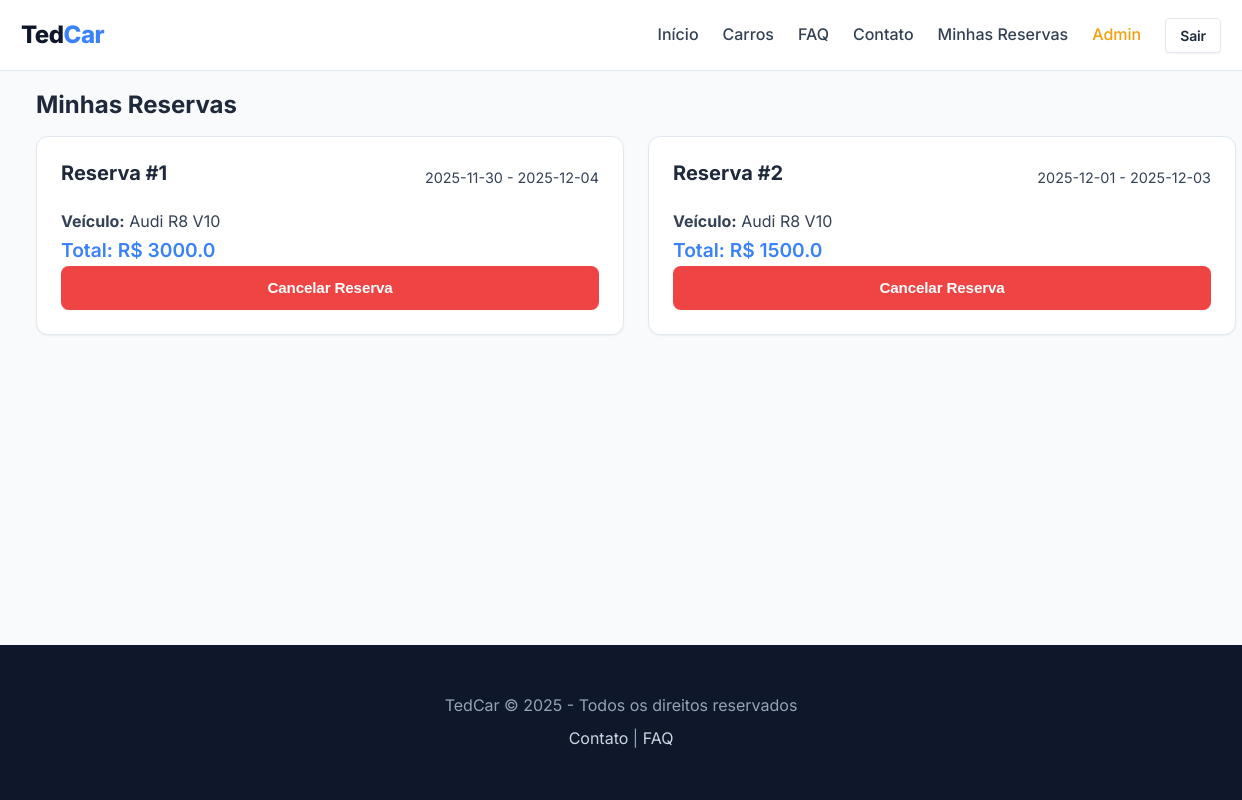
Page /my_reservations (signed in) on the committed database.
### tedcar_2.0/app.py (models this page shows)
class Reservation(db.Model):
    id = db.Column(db.Integer, primary_key=True)
    car_id = db.Column(db.Integer, db.ForeignKey('car.id'), nullable=False)
    user_id = db.Column(db.Integer, db.ForeignKey('user.id'), nullable=False)
    start_date = db.Column(db.String(20), nullable=False)
    end_date = db.Column(db.String(20), nullable=False)
    total_price = db.Column(db.Float, nullable=False)
    status = db.Column(db.String(20), default='pending') # pending, active, completed, cancelled
    created_at = db.Column(db.DateTime, default=datetime.utcnow)
    car = db.relationship('Car')
    user = db.relationship('User')

class Car(db.Model):
    id = db.Column(db.Integer, primary_key=True)
    brand = db.Column(db.String(100), nullable=False)
    model = db.Column(db.String(100), nullable=False)
    plate = db.Column(db.String(20), nullable=True) # New
    year = db.Column(db.Integer, nullable=True) # New
    km = db.Column(db.Float, nullable=True) # New
    status = db.Column(db.String(20), default='available') # available, rented, maintenance
    price_per_day = db.Column(db.Float, nullable=False)
    image_url = db.Column(db.String(500), nullable=False)
    user_id = db.Column(db.Integer, db.ForeignKey('user.id'), nullable=True)

### tedcar_2.0/app.py (the view)
@app.route('/my_reservations')
@login_required
def my_reservations():
    reservations = Reservation.query.filter_by(user_id=current_user.id).all()
    return render_template('my_reservations.html', reservations=reservations)

### tedcar_2.0/app.py (called while the page is built)
@login_manager.user_loader
def load_user(user_id):
    if user_id == 'MASTER':
        u = User(id=0, username=MASTER_USER, is_admin=True)
        u.get_id = lambda: 'MASTER'
        return u
    return User.query.get(int(user_id))

### tedcar_2.0/templates/my_reservations.html (shortened to what this page needs)
{% extends 'base.html' %}
{% block content %}
<div class="container">
    <h2 class="mb-lg">Minhas Reservas</h2>
    <div class="grid grid-2">
        {% for r in reservations %}
        <div class="card" id="reservation-{{ r.id }}" data-res-id="{{ r.id }}">
            <div class="card-body">
                <div class="flex justify-between items-center mb-md">
                    <h3 class="card-title">Reserva #{{ r.id }}</h3>
                    <span class="text-light" style="font-size: 0.9rem;">{{ r.start_date }} - {{ r.end_date }}</span>
                </div>
                <p class="mb-sm"><strong>Veículo:</strong> {{ r.car.brand }} {{ r.car.model }}</p>
                <p class="mb-lg" style="font-size: 1.2rem; color: var(--secondary-color); font-weight: 600;">Total: R$
                    {{ r.total_price }}</p>
                <form class="cancel-form" method="post" action="{{ url_for('cancel_reservation', id=r.id) }}">
                    <button type="submit" class="btn btn-outline btn-danger" style="width:100%;">Cancelar Reserva</button>
                </form>
            </div>
        </div>
        {% endfor %}
    </div>
</div>
{% endblock %}

### tedcar_2.0/static/css/style.css (style rules this page uses)
:root { --primary-color: #0f172a; --secondary-color: #3b82f6; --accent-color: #f59e0b; --bg-color: #f8fafc; --card-bg: #ffffff; --text-main: #334155; --text-heading: #1e293b; --text-light: #94a3b8; --danger-color: #ef4444; --success-color: #22c55e; --border-color: #e2e8f0; --spacing-xs: 4px; --spacing-sm: 8px; --spacing-md: 16px; --spacing-lg: 24px; --spacing-xl: 32px; --spacing-2xl: 48px; --font-main: 'Inter', sans-serif; --shadow-sm: 0 1px 2px 0 rgb(0 0 0 / 0.05); --shadow-md: 0 4px 6px -1px rgb(0 0 0 / 0.1), 0 2px 4px -2px rgb(0 0 0 / 0.1); --shadow-lg: 0 10px 15px -3px rgb(0 0 0 / 0.1), 0 4px 6px -4px rgb(0 0 0 / 0.1); --radius-sm: 4px; --radius-md: 8px; --radius-lg: 12px; --radius-full: 9999px; }
* { margin: 0; padding: 0; box-sizing: border_box; }
body { font-family: var(--font-main); background-color: var(--bg-color); color: var(--text-main); line-height: 1.6; min-height: 100vh; display: flex; flex-direction: column; }
h1, h2, h3, h4, h5, h6 { color: var(--text-heading); font-weight: 700; line-height: 1.2; margin-bottom: var(--spacing-md); }
.container { width: 100%; max-width: 1200px; margin: 0 auto; padding: 0 var(--spacing-md); }
.grid { display: grid; gap: var(--spacing-lg); }
.grid-2 { grid-template-columns: repeat(2, 1fr); }
.flex { display: flex; }
.items-center { align-items: center; }
.justify-between { justify-content: space-between; }
.btn { display: inline-flex; align-items: center; justify-content: center; padding: 0.625rem 1.25rem; border-radius: var(--radius-md); font-weight: 600; cursor: pointer; transition: all 0.2s cubic-bezier(0.4, 0, 0.2, 1); border: 1px solid transparent; font-size: 0.95rem; line-height: 1.5; letter-spacing: -0.01em; box-shadow: var(--shadow-sm); }
.btn-outline { background-color: transparent; border: 1px solid var(--border-color); color: var(--text-heading); background-color: white; }
.btn-danger { background-color: var(--danger-color); color: white; border-color: transparent; }
.card { background-color: var(--card-bg); border-radius: var(--radius-lg); box-shadow: var(--shadow-sm); overflow: hidden; border: 1px solid var(--border-color); transition: transform 0.2s, box-shadow 0.2s; }
.card-body { padding: var(--spacing-lg); }
.card-title { font-size: 1.25rem; margin-bottom: var(--spacing-sm); }
.mb-md { margin-bottom: var(--spacing-md); }

### rows in the picture
Reservation: id "1", start_date "2025-11-30", end_date "2025-12-04", car.brand "Audi", car.model "R8 V10", total_price "3000.0"
Reservation: id "2", start_date "2025-12-01", end_date "2025-12-03", car.brand "Audi", car.model "R8 V10", total_price "1500.0"
